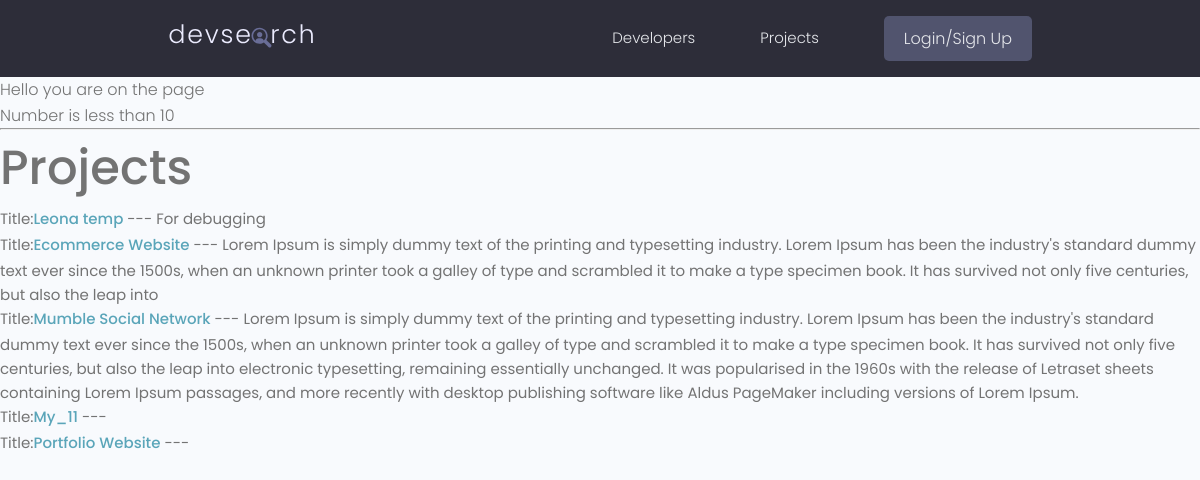
/projects/, run on the app's committed database.
### projects/models.py (models this page shows, shortened)
class Project(models.Model):
    owner = models.ForeignKey(Profile, null=True, blank=True, on_delete=models.CASCADE)
    title = models.CharField(max_length=200)
    description = models.TextField(null=True, blank=True)
    featured_image = models.ImageField(null=True, blank=True, default="default.jpg")
    demo_link = models.CharField(max_length=2000, null=True, blank =True)
    sourse_link = models.CharField(max_length=2000, null=True, blank =True)
    tags = models.ManyToManyField('Tag', blank=True)
    vote_total = models.IntegerField(default=0, null=True, blank=True)
    vote_ratio = models.IntegerField(default=0, null=True, blank=True)
    created = models.DateTimeField(auto_now_add=True)
    id = models.UUIDField(default=uuid.uuid4, unique=True, primary_key=True, editable=False)
    class Meta:
       ordering = ['-vote_ratio', '-vote_total', 'title']

### projects/views.py (the view)
# urls.py: path('projects/', views.projects,name="projects"),
def projects(request):
    projects, search_query = searchProjects(request)
    custom_range, projects = paginateProjects(request, projects,5)
    context = {'projects': projects, 'search_query': search_query,  'custom_range':custom_range }
    return render(request,'projects/projects.html', context)

### projects/utils.py (called while the page is built)
def paginateProjects(request, projects, results):
    page = request.GET.get('page')
    paginator = Paginator(projects, results)
    try:
        projects =paginator.page(page)
    except PageNotAnInteger:
        page = 1
        projects = paginator.page(page)
    except EmptyPage:
        page = paginator.num_pages
        projects = paginator.page(page)
    leftIndex = (int(page) -4)
    if leftIndex < 1:
        leftIndex = 1
    rightIndex = (int(page) + 5)
    if rightIndex > paginator.num_pages:
        rightIndex = paginator.num_pages + 1
    custom_range = range(leftIndex, rightIndex)
    return custom_range, projects

def searchProjects(request):
    search_query = ''
    if request.GET.get('search_query'):
        search_query = request.GET.get('search_query')
    tags = Tag.objects.filter(name__icontains=search_query)
    projects = Project.objects.distinct().filter(
        Q(title__icontains=search_query) |
        Q(description__icontains=search_query) |
        Q(owner__name__icontains=search_query) |
        Q(tags__in=tags)
    )
    return projects, search_query

### Progress/projects_1/templates/projects/projects.html
{% extends 'main.html' %}
{% block content %}
<p>Hello you are on the {{page}} page</p>
{% if number > 10 %}
<p>Number is greater than 10</p>
{% elif number == 10 %}
<p>Number is exactly 10</p>
{%else%}
<p>Number is less than 10</p>
{% endif %}
<hr>
<h1>Projects </h1>
    <ul>
         {% for project in projects %}
           <li>Title:<a href="{% url 'project' project.id %}">{{project.title}} </a> --- {{project.description}} </li>
         {% endfor %}
    </ul>
{% endblock content %}

### staticfiles/styles/app.css (style rules this page uses)
:root { --color-sub: #2d2d39; }

### staticfiles/uikit/styles/modules/_variables.css (style rules this page uses)
:root { --color-main: #5aa5b9; --color-main-light: #e6faff; --color-sub: #3f4156; --color-sub-light: #51546e; --color-sub-lighter: #ededfd; --color-text: #737373; --color-gray: #8b8b8b; --color-light: #e5e7eb; --color-light-gray: #767676; --color-bg: #f8fafd; --color-white: #fffefd; --color-white-light: #f3f3f3; --color-success: #359e64; --color-success-bg: #def8e8; --color-error: #fc4b0b; --color-error-bg: #fff2ee; --font-base: 'Poppins', arial, helvetica, 'Segoe UI', roboto, ubuntu, sans-serif; --font-monospace: 'Fira Code', 'Courier New', courier, monospace; --font-regular: 300; --font-medium: 500; --font-bold: 700; --generic-shadow: 1px 1px 5px #00000010; --generic-transition: all 0.3s ease-in-out; }

### staticfiles/uikit/styles/modules/_base.css (style rules this page uses)
* { margin: 0; padding: 0; box-sizing: border-box; text-rendering: optimizeLegibility; color: inherit; font-size: inherit; }
html { font-size: 50%; }
@media only screen and (min-width: 480px) { html { font-size: 56.25%; } }
@media only screen and (min-width: 1200px) { html { font-size: 62.5%; } }
body { line-height: 1.6; font-weight: 400; font-size: 1.5rem; color: var(--color-text); background-color: var(--color-bg); min-height: 100vh; }

### staticfiles/uikit/styles/modules/_typography.css (style rules this page uses)
* { font-family: var(--font-base); }
h1 { font-size: 4.8rem; font-weight: var(--font-medium); }
p, span, strong { font-size: 1.6rem; color: var(--color-text); font-weight: var(--font-regular); }
a { padding-bottom: 2px; text-decoration: none; display: inline-block; color: var(--color-main); font-weight: var(--font-medium); }

### data on the page
Project: title "Leona temp", description "For debugging"
Project: title "Ecommerce Website", description "Lorem Ipsum is simply dummy text of the printing and typesetting industry. Lorem Ipsum has been the industry's standard dummy text ever since the 1500s, when an unknown printer took a galley of type and scrambled it to make a type specimen book. It has survived not only five centuries, but also the leap into"
Project: title "Mumble Social Network", description "Lorem Ipsum is simply dummy text of the printing and typesetting industry. Lorem Ipsum has been the industry's standard dummy text ever since the 1500s, when an unknown printer took a galley of type and scrambled it to make a type specimen book. It has survived not only five centuries, but also the leap into electronic typesetting, remaining essentially unchanged. It was popularised in the 1960s with the release of Letraset sheets containing Lorem Ipsum passages, and more recently with desktop publishing software like Aldus PageMaker including versions of Lorem Ipsum."
Project: title "My_11"
Project: title "Portfolio Website"
